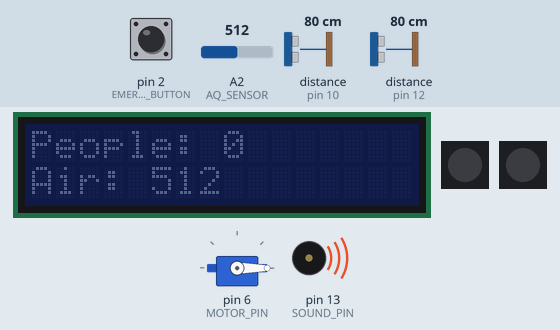
The sketch below on a simulated Arduino Uno, built with avr-gcc and run on an emulated ATmega328P. Shown: 16×2 character LCD, servo, 2 × 1 RGB LEDs in strip order, left to right, buzzer (waves = sounding). Wiring (inferred from the names in the program): 2 × ultrasonic range finder: trigger pin 9, echo pin 10 / trigger pin 11, echo pin 12. The inputs (shaded band) are chosen by the test bench; at power-on: A2 (AQ_SENSOR) = 512, distance to the obstacle (sensors on pin 10, pin 12) 80 cm, pin 2 (EMERGENCY_BUTTON) HIGH. The echo pulse lasts 58.3 µs per cm; dim RGB values are drawn brighter than linear; what the sketch prints to the serial monitor is not drawn.

Above: at 1.2 s.
1.3 s: A2 (AQ_SENSOR) set to 118
3.2 s: A2 (AQ_SENSOR) set to 306
At 3.4 s:
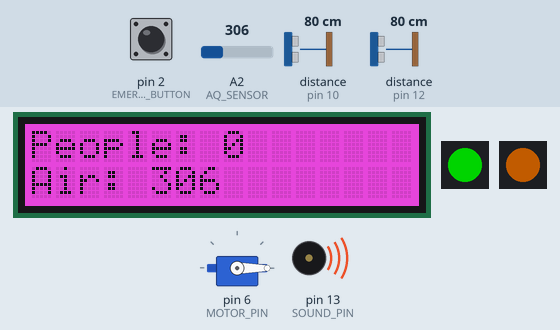
5.6 s: distance to the obstacle (sensor on pin 10) set to 4 cm
At 5.94 s:
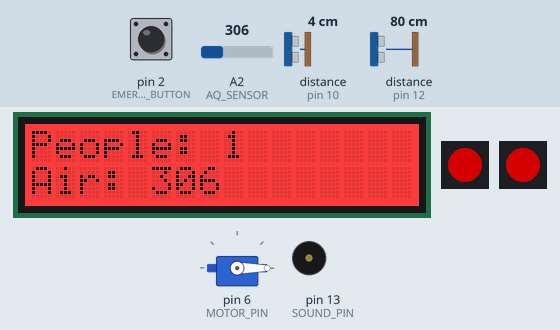
8.6 s: distance to the obstacle (sensor on pin 12) set to 250 cm
11.6 s: A2 (AQ_SENSOR) set to 0
At 12.4 s:
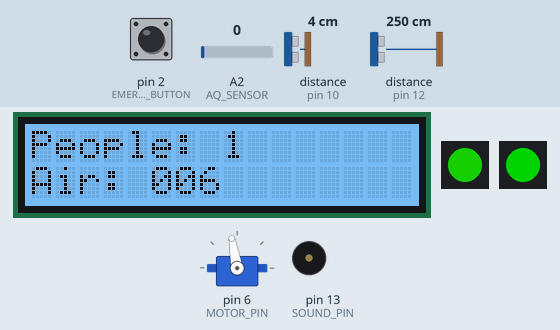
13.5 s: pin 2 (EMERGENCY_BUTTON) pulled LOW for 0.15 s
At 13.64 s:
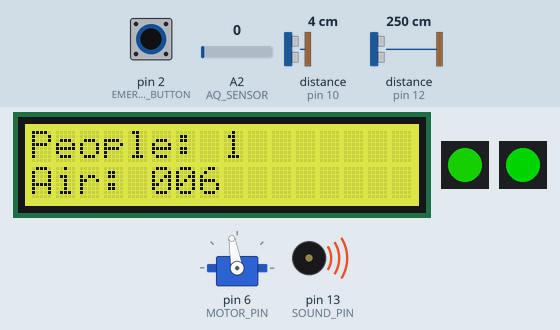
Timing chart, 0 to 15.2 s (numbered marks = the images above; inputs shaded):
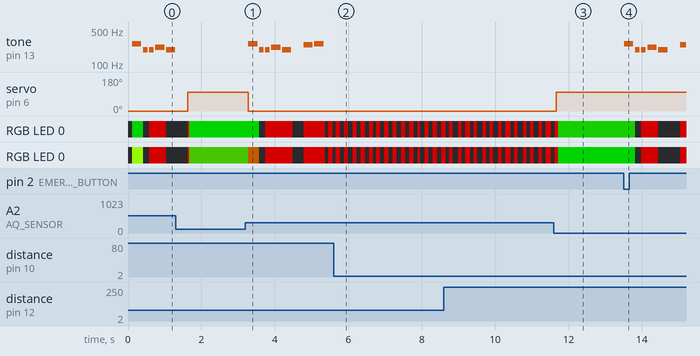

The sketch:

Lannion_Project.ino
```cpp
#ifdef __AVR__
#include <avr/power.h>
#endif
#include <GyverTimers.h>
#include <Adafruit_NeoPixel.h>
#include <Wire.h>
#include "DFRobot_RGBLCD.h"
#include <Servo.h>
#include <SoftwareSerial.h>

// PINOUT
#define EMERGENCY_BUTTON 2
#define INSIDE_LED_PIN 3
#define BLUETOOTH_RX_PIN 4
#define BLUETOOTH_TX_PIN 5
#define MOTOR_PIN 6
#define OUTSIDE_LED_PIN 8
#define ULTRASONIC_SENSOR_OUTSIDE_TRIG 9
#define ULTRASONIC_SENSOR_OUTSIDE_ECHO 10
#define ULTRASONIC_SENSOR_INSIDE_TRIG 11
#define ULTRASONIC_SENSOR_INSIDE_ECHO 12
#define SOUND_PIN 13
#define AQ_SENSOR A2

// MODES
#define NORMAL_MODE 0
#define BAD_AIR_MODE 1
#define BAD_COUNT_MODE 2
#define BAD_COUNT_AND_AIR_MODE 3
#define EMERGENCY_MODE 4
#define NORMAL_LED_MODE 0
#define ALARM_LED_MODE 1

// DEFINES CONDITION VALUES
#define NORMAL_AIR_QUALITY 300
#define MAXIMUM_AIR_QUALITY 450
#define MAXIMUM_PEOPLE 10
#define MAXIMUM_LED_BRIGHT 128
#define SENSOR_MISTAKE_PERCENT 0.3
#define DOOR_OPEN_STATE 100
#define DOOR_CLOSE_STATE 0

// DEFINES CONDITION PERIODS
#define DELAY_AFTER_DETECTING 500
#define BLINKING_PERIOD 10
#define TIMER_PERIOD 1000
#define TIMER_FREQUENCY 100
#define TIME_FOR_EXIT 30000

// NOTES
#define NOTE_C4  262
#define NOTE_G3  196
#define NOTE_A3  220
#define NOTE_B3  247

// MODES
int mode = 0, LEDMode = 0;
int airQuality = 0;

// COUNTERS AND DISTANCE
int ultrasonicOutside = 0, ultrasonicInside = 0;
int ultrasonicSystematicErrorOutside = 0, ultrasonicSystematicErrorInside = 0;
int ultrasonicOutsideNormalDistance  = 0, ultrasonicInsideNormalDistance = 0;
int peopleCounter = 0, previousPeopleCounter = 0;
float distance = 0, sensity = 0;

// TIME COUNTERS
int delayForDetecting = 0, timeForEmergencyExit = 0, blinkingLEDDelay = 0;
int LCDTime = 0;

// BOOLEANS
bool doDetecting = true, somethingWasDetected = false, blinkingNow = false;
bool buttonIsPressed = false, doorIsOpen = false, isPlayMusic = false;

// COLORS
int peopleCounterLEDRed = 0, peopleCounterLEDGreen = 0, peopleCounterLEDBlue = 0;
int airQualityLEDRed = 0, airQualityLEDGreen = 0, airQualityLEDBlue = 0;
int modeIndicatorRed = 0, modeIndicatorGreen = 0, modeIndicatorBlue = 0;
int LCDRed = 0, LCDGreen = 0, LCDBlue = 0;

// MUSIC
int melody[] = {NOTE_C4, NOTE_G3, NOTE_G3, NOTE_A3, NOTE_G3, 0, NOTE_B3, NOTE_C4};
int noteDurations[] = {4, 8, 8, 4, 4, 4, 4, 4};
int thisNote = 0;

// OBJECTS
SoftwareSerial BTSerial(BLUETOOTH_RX_PIN, BLUETOOTH_TX_PIN);
Adafruit_NeoPixel outsideLED = Adafruit_NeoPixel(1, OUTSIDE_LED_PIN, NEO_GRB + NEO_KHZ800);
Adafruit_NeoPixel insideLED = Adafruit_NeoPixel(1, INSIDE_LED_PIN, NEO_GRB + NEO_KHZ800);
Servo motor;
DFRobot_RGBLCD lcd(16, 2);

void setup() {
  lcd.init();
  Serial.begin(115200);
  BTSerial.begin(115200);
  motor.attach(MOTOR_PIN);
  motor.write(0);

  pinMode(ULTRASONIC_SENSOR_OUTSIDE_TRIG, OUTPUT);
  pinMode(ULTRASONIC_SENSOR_OUTSIDE_ECHO, INPUT);
  pinMode(ULTRASONIC_SENSOR_INSIDE_TRIG, OUTPUT);
  pinMode(ULTRASONIC_SENSOR_INSIDE_ECHO, INPUT);
  pinMode(EMERGENCY_BUTTON, INPUT_PULLUP);

  while (ultrasonicOutsideNormalDistance == 0 && ultrasonicInsideNormalDistance == 0 ) {
    ultrasonicValueUpdate();
    ultrasonicOutsideNormalDistance = ultrasonicOutside;
    ultrasonicInsideNormalDistance  = ultrasonicInside;

  }

  ultrasonicSystematicErrorOutside = ultrasonicOutsideNormalDistance * SENSOR_MISTAKE_PERCENT;
  ultrasonicSystematicErrorInside = ultrasonicInsideNormalDistance * SENSOR_MISTAKE_PERCENT;

  outsideLED.begin();
  insideLED.begin();

  attachInterrupt(digitalPinToInterrupt(EMERGENCY_BUTTON), buttonInterrupt, FALLING);
  Timer2.setPeriod(TIMER_PERIOD);
  Timer2.setFrequency(TIMER_FREQUENCY);
  Timer2.enableISR(CHANNEL_B);
}

void loop() {
  updatePeripherals();
  detectPerson();
  modeExecutor(mode = modeSelector());
  Serial.println(String(ultrasonicOutside) + "\t" + String(ultrasonicInside));
}

void controlLED(Adafruit_NeoPixel &anyLED, int red, int green, int blue) {
  anyLED.clear();
  anyLED.setPixelColor(0, anyLED.Color(red, green, blue));
  anyLED.show();
}


int modeSelector() {
  if (airQuality < NORMAL_AIR_QUALITY && peopleCounter <= MAXIMUM_PEOPLE && !buttonIsPressed) {
    return NORMAL_MODE;
  } else if (airQuality > NORMAL_AIR_QUALITY && peopleCounter <= MAXIMUM_PEOPLE && !buttonIsPressed) {
    return BAD_AIR_MODE;
  } else if (airQuality < NORMAL_AIR_QUALITY && peopleCounter > MAXIMUM_PEOPLE && !buttonIsPressed) {
    return BAD_COUNT_MODE;
  } else if (airQuality > NORMAL_AIR_QUALITY && peopleCounter > MAXIMUM_PEOPLE && !buttonIsPressed) {
    return BAD_COUNT_AND_AIR_MODE;
  } else if (buttonIsPressed) {
    return EMERGENCY_MODE;
  }
}

void modeExecutor(int currentMode) {
  switch (currentMode) {
    case NORMAL_MODE:
      LEDMode = NORMAL_LED_MODE;
      thisNote = 0;
      openDoor();
      break;

    case BAD_AIR_MODE:
      LEDMode = ALARM_LED_MODE;
      closeDoor();
      playMusic();
      break;

    case BAD_COUNT_MODE:
      LEDMode = ALARM_LED_MODE;
      closeDoor();
      playMusic();
      break;

    case BAD_COUNT_AND_AIR_MODE:
      LEDMode = ALARM_LED_MODE;
      closeDoor();
      playMusic();
      break;

    case EMERGENCY_MODE:
      LEDMode = ALARM_LED_MODE;
      openDoor();
      playMusic();
      break;
  }
}

void updatePeripherals() {
  airQuality = analogRead(AQ_SENSOR);
  ultrasonicValueUpdate();
  colorRegulator(LEDMode);
  controlLED(outsideLED, peopleCounterLEDRed, peopleCounterLEDGreen, peopleCounterLEDBlue);
  controlLED(insideLED, airQualityLEDRed, airQualityLEDGreen, airQualityLEDBlue);
  sendDataToDashboard();
  showOnLCD("People: ", peopleCounter, "Air: ", airQuality);

}

void ultrasonicValueUpdate() {
  digitalWrite(ULTRASONIC_SENSOR_OUTSIDE_TRIG, LOW);
  delayMicroseconds(2);
  digitalWrite(ULTRASONIC_SENSOR_OUTSIDE_TRIG, HIGH);
  delayMicroseconds(10);
  digitalWrite(ULTRASONIC_SENSOR_OUTSIDE_TRIG, LOW);

  long duration = pulseIn(ULTRASONIC_SENSOR_OUTSIDE_ECHO, HIGH);
  int temp = duration * 0.034 / 2;
  if(temp < 1000){
    ultrasonicOutside = temp;
  }


  digitalWrite(ULTRASONIC_SENSOR_INSIDE_TRIG, LOW);
  delayMicroseconds(2);
  digitalWrite(ULTRASONIC_SENSOR_INSIDE_TRIG, HIGH);
  delayMicroseconds(10);
  digitalWrite(ULTRASONIC_SENSOR_INSIDE_TRIG, LOW);

  duration = pulseIn(ULTRASONIC_SENSOR_INSIDE_ECHO, HIGH);
  temp = duration * 0.034 / 2;
  if(temp < 1000){
    ultrasonicInside = temp;
  }
}

void detectPerson() {
  if (doDetecting) {
    if (ultrasonicOutside < ultrasonicOutsideNormalDistance - ultrasonicSystematicErrorOutside && somethingWasDetected == false) {
      peopleCounter++;
      somethingWasDetected = true;
    }
    if (ultrasonicInside < ultrasonicInsideNormalDistance - ultrasonicSystematicErrorInside && somethingWasDetected == false) {
      if (peopleCounter != 0) {
        peopleCounter--;
      }
      somethingWasDetected = true;
    }
    if (ultrasonicInside + ultrasonicSystematicErrorInside > ultrasonicInsideNormalDistance &&
        ultrasonicOutside + ultrasonicSystematicErrorOutside > ultrasonicOutsideNormalDistance &&
        ultrasonicInside < ultrasonicInsideNormalDistance + ultrasonicSystematicErrorInside &&
        ultrasonicOutside < ultrasonicOutsideNormalDistance + ultrasonicSystematicErrorOutside &&
        somethingWasDetected == true) {
      doDetecting = false;
      somethingWasDetected = false;
    }
  }
}

void openDoor() {
  if (doorIsOpen == false) {
    motor.write(DOOR_OPEN_STATE);
    doorIsOpen = true;
  }
}

void closeDoor() {
  if (doorIsOpen == true) {
    motor.write(DOOR_CLOSE_STATE);
    doorIsOpen = false;
  }
}

void showOnLCD(String firstLineString, int firstLineValue, String secondLineString, int secondLineValue) {
  if (peopleCounter != previousPeopleCounter) {
    lcd.clear();
  }
  previousPeopleCounter = peopleCounter;
  lcd.setRGB(LCDRed, LCDGreen, LCDBlue);
  lcd.setCursor(0, 0);

  lcd.print(firstLineString + String(firstLineValue));
  lcd.setCursor(0, 1);
  lcd.print(secondLineString + String(secondLineValue));
}

void colorRegulator(int currentMode) {
  switch (currentMode) {
    case NORMAL_LED_MODE:
      airQualityLEDRed = MAXIMUM_LED_BRIGHT / ((float) MAXIMUM_AIR_QUALITY / airQuality);
      airQualityLEDGreen = MAXIMUM_LED_BRIGHT - airQualityLEDRed;
      if (peopleCounter == 0) {
        peopleCounterLEDRed = 0;
        peopleCounterLEDGreen = MAXIMUM_LED_BRIGHT;
      } else {
        peopleCounterLEDRed = MAXIMUM_LED_BRIGHT / ((float) MAXIMUM_PEOPLE / peopleCounter);
        peopleCounterLEDGreen = MAXIMUM_LED_BRIGHT - peopleCounterLEDRed;
      }
      LCDRed = (abs(sin(3.14 * LCDTime / 180))) * 255;
      LCDGreen = (abs(sin(3.14 * (LCDTime + 60) / 180))) * 255;
      LCDBlue = (abs(sin(3.14 * (LCDTime + 120) / 180))) * 255;
      LCDTime += 3;
      modeIndicatorRed = 0;
      modeIndicatorGreen = MAXIMUM_LED_BRIGHT;
      break;
    case ALARM_LED_MODE:
      if (blinkingNow) {
        airQualityLEDRed = MAXIMUM_LED_BRIGHT;
        airQualityLEDGreen = 0;
        peopleCounterLEDRed = MAXIMUM_LED_BRIGHT;
        peopleCounterLEDGreen = 0;
        LCDRed = 255;
        LCDGreen = 0;
        LCDBlue = 0;
        if (mode == BAD_AIR_MODE) {
          modeIndicatorRed = 255;
          modeIndicatorGreen = 100;
        } else {
          modeIndicatorRed = MAXIMUM_LED_BRIGHT;
          modeIndicatorGreen = 0;
        }
      } else if (!blinkingNow) {
        modeIndicatorRed = 0;
        modeIndicatorGreen = 0;
        airQualityLEDRed = 0;
        airQualityLEDGreen = 0;
        peopleCounterLEDRed = 0;
        peopleCounterLEDGreen = 0;
        LCDRed = 0;
        LCDGreen = 0;
        LCDBlue = 0;
      }
      break;
  }
}

void playMusic() {
  if (thisNote < 8 && LEDMode == ALARM_LED_MODE) {
    int noteDuration = 1000 / noteDurations[thisNote];
    tone(SOUND_PIN, melody[thisNote], noteDuration);
    int pauseBetweenNotes = noteDuration ;
    delay(pauseBetweenNotes);
    noTone(SOUND_PIN);
    thisNote++;
  }
}

void sendDataToDashboard() {
  BTSerial.print("*M" + String(mode));
  BTSerial.print("*O" + String(ultrasonicOutside));
  BTSerial.print("*I" + String(ultrasonicInside));
  BTSerial.print("*B" + String(buttonIsPressed));
  BTSerial.print("*A" + String(airQuality));
  BTSerial.print("*L" + String(doDetecting));
  BTSerial.print("*P" + String(peopleCounter));
  BTSerial.print("*T" + String(delayForDetecting));
  BTSerial.print("*CR" + String(modeIndicatorRed) + "G" + String(modeIndicatorGreen) + "B" + String(modeIndicatorBlue));
  BTSerial.print("*QR" + String(airQualityLEDRed) + "G" + String(airQualityLEDGreen * 2) + "B" + String(airQualityLEDBlue));
  BTSerial.print("*KR" + String(peopleCounterLEDRed) + "G" + String(peopleCounterLEDGreen) + "B" + String(peopleCounterLEDBlue));
  BTSerial.print("*W" + String(ultrasonicOutsideNormalDistance));
  BTSerial.print("*E" + String(ultrasonicInsideNormalDistance));
  BTSerial.print("*Y" + String(ultrasonicSystematicErrorOutside));
  BTSerial.print("*Z" + String(ultrasonicSystematicErrorInside));

  if ( LEDMode == ALARM_LED_MODE) {
    BTSerial.print("*R QUARANTINE SUPERMARKET");
  } else {
    BTSerial.print("*R REGULAR SUPERMARKET");
  }

  switch (mode) {
    case NORMAL_MODE:
      BTSerial.print("*S JUST CHILL");
      BTSerial.print("*D OPENED");
      break;
    case BAD_AIR_MODE:
      BTSerial.print("*S OPEN A WINDOW");
      BTSerial.print("*D CLOSED");
      break;
    case BAD_COUNT_MODE:
      BTSerial.print("*S POLICE WILL COMING SOON");
      BTSerial.print("*D CLOSED");
      break;
    case BAD_COUNT_AND_AIR_MODE:
      BTSerial.print("*S EVERYTHING IS BAD");
      BTSerial.print("*D CLOSED");
      break;
    case EMERGENCY_MODE:
      BTSerial.print("*S GO AWAY");
      BTSerial.print("*D OPENED*");
      break;
  }
}

//***  INTERRUPTS  ***//

ISR(TIMER2_B) {
  if (!doDetecting) { // DELAY AFTER DETECTING
    delayForDetecting++;
    if (delayForDetecting > DELAY_AFTER_DETECTING) {
      delayForDetecting = 0;
      doDetecting = true;
    }
  }
  if (timeForEmergencyExit != 0) { // DELAY WORKING EMERGENCY MODE
    timeForEmergencyExit++;
    if (timeForEmergencyExit > TIME_FOR_EXIT) {
      timeForEmergencyExit = 0;
      buttonIsPressed = false;
    }
  }
  if (LEDMode == ALARM_LED_MODE) { // DELAY FOR LED BLINKING
    blinkingLEDDelay++;
    if (blinkingLEDDelay > BLINKING_PERIOD) {
      blinkingLEDDelay = 0;
      blinkingNow = !blinkingNow;
    }
  }
}

void buttonInterrupt() {
  if (!buttonIsPressed) {
    buttonIsPressed = true;
    timeForEmergencyExit = 1;
  }
}
```

Measured:
- after the input at 1.3 s, tone on pin 13 (SOUND_PIN): stays silent (without the input it goes to 247 Hz after 0.32 s); servo on pin 6 (MOTOR_PIN): 0° → 100° after 0.32 s
- after the input at 3.2 s, tone on pin 13 (SOUND_PIN): plays 262 Hz for 0.25 s, 196 Hz for 0.13 s, 196 Hz for 0.13 s, 220 Hz for 0.25 s, 196 Hz for 0.25 s, 247 Hz for 0.25 s … (7 notes in this stretch), starting after 0.08 s; servo on pin 6 (MOTOR_PIN): 100° → 0° after 0.08 s; the display: first differs from a run without the input after 0.08 s (image 1)
- after the input at 11.6 s, servo on pin 6 (MOTOR_PIN): 0° → 100° after 0.07 s; the display: first differs from a run without the input after 0.07 s (image 3 shows a later state)
- after the input at 13.5 s, tone on pin 13 (SOUND_PIN): plays 262 Hz for 0.25 s, 196 Hz for 0.13 s, 196 Hz for 0.13 s, 220 Hz for 0.25 s, 196 Hz for 0.25 s, 247 Hz for 0.16 s, starting at once
- by itself, tone on pin 13 (SOUND_PIN): plays 262 Hz for 0.25 s, 196 Hz for 0.13 s, 196 Hz for 0.13 s, 220 Hz for 0.25 s, 196 Hz for 0.25 s
